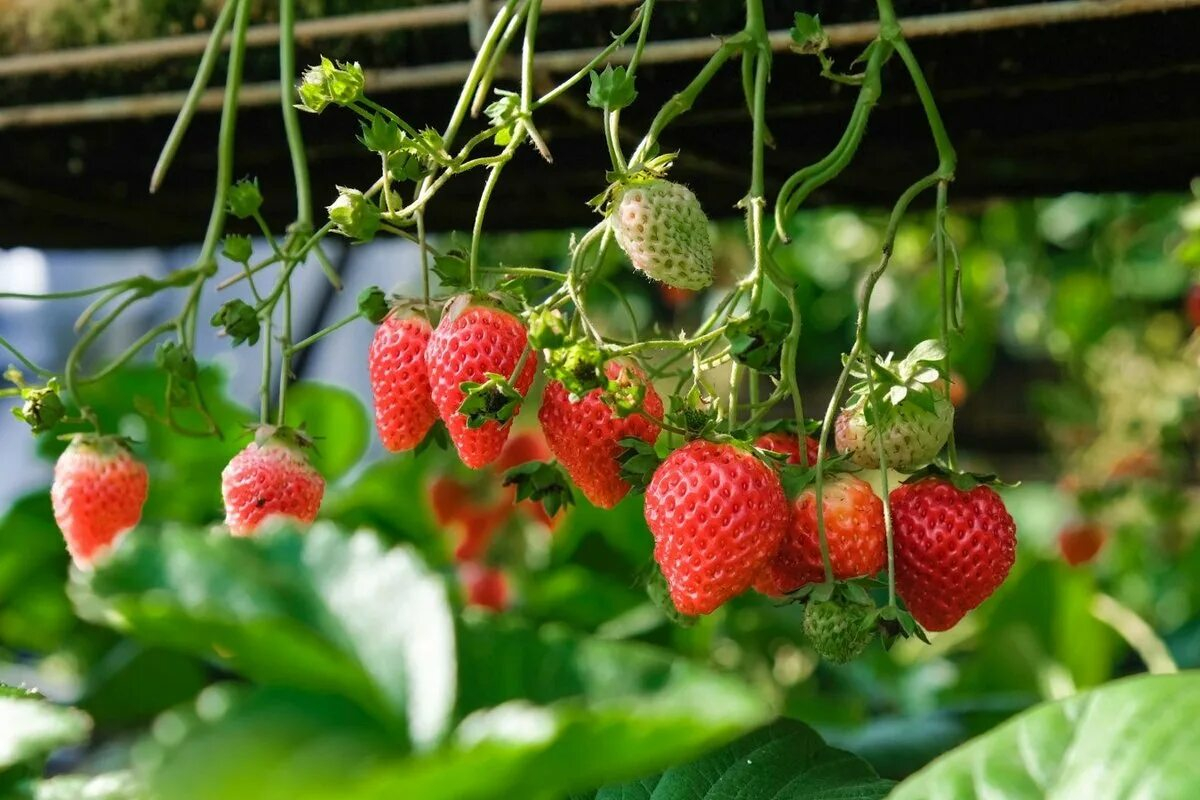
#> input picture Practica4/datos/images/0.png, 1200 x 800 px
$ python script.py
#> lines starting #> are read from the running program, lines starting #| are printed output that depends on the picture
#import matplotlib.pyplot as plt
#import matplotlib.image as mpimg
import cv2
import numpy as np

ruta="datos/images/"
nombre=ruta+"0.png"

# read an image
img = cv2.imread(nombre)
#> img is the input picture: shape (800, 1200, 3); mean B, G, R 47.1, 99.8, 87.7

red_channel = img[:,:,0]
#BGR
imagen_red = np.zeros(img.shape, dtype=np.uint8)
imagen_red[:,:,0]=img[:,:,0]
imagen_verde = np.zeros(img.shape, dtype=np.uint8)
imagen_verde[:,:,1]=img[:,:,1]
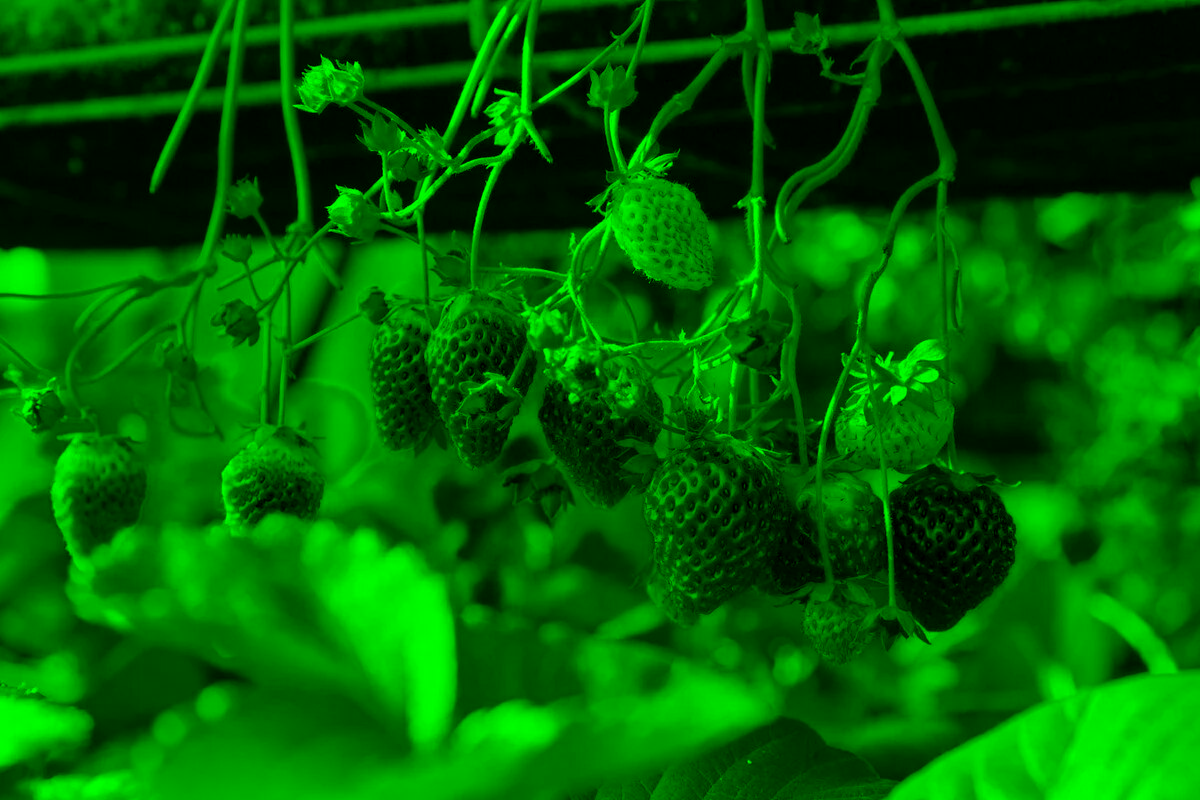
#> imagen_verde: shape (800, 1200, 3); mean B, G, R 0, 99.8, 0
imagen_azul = np.zeros(img.shape, dtype=np.uint8)
imagen_azul[:,:,2]=img[:,:,2]
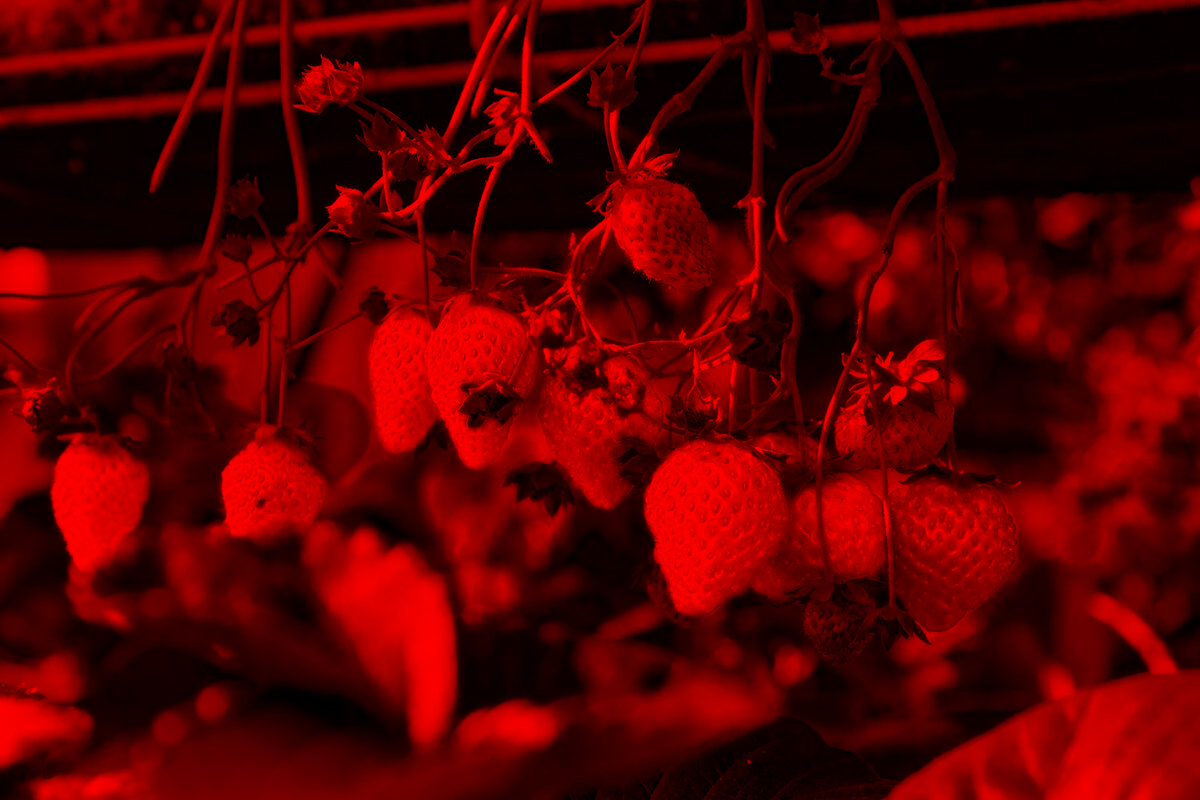
#> imagen_azul: shape (800, 1200, 3); mean B, G, R 0, 0, 87.7

cv2.imwrite('R-RGB.jpg',cv2.cvtColor(imagen_red,cv2.COLOR_RGB2BGR))
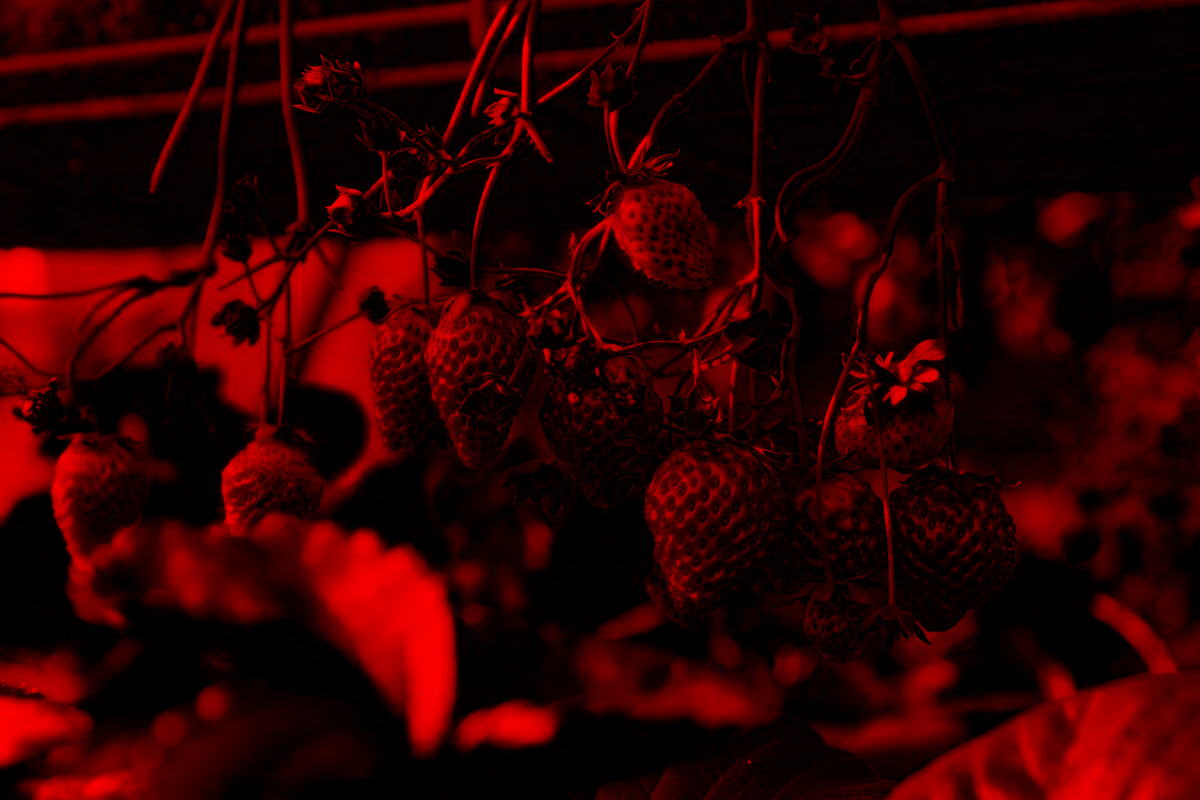
#> saved as R-RGB.jpg: shape (800, 1200, 3); mean B, G, R 0, 0, 47.1
cv2.imwrite('G-RGB.jpg',cv2.cvtColor(imagen_verde,cv2.COLOR_RGB2BGR))
cv2.imwrite('B-RGB.jpg',cv2.cvtColor(imagen_azul,cv2.COLOR_RGB2BGR))
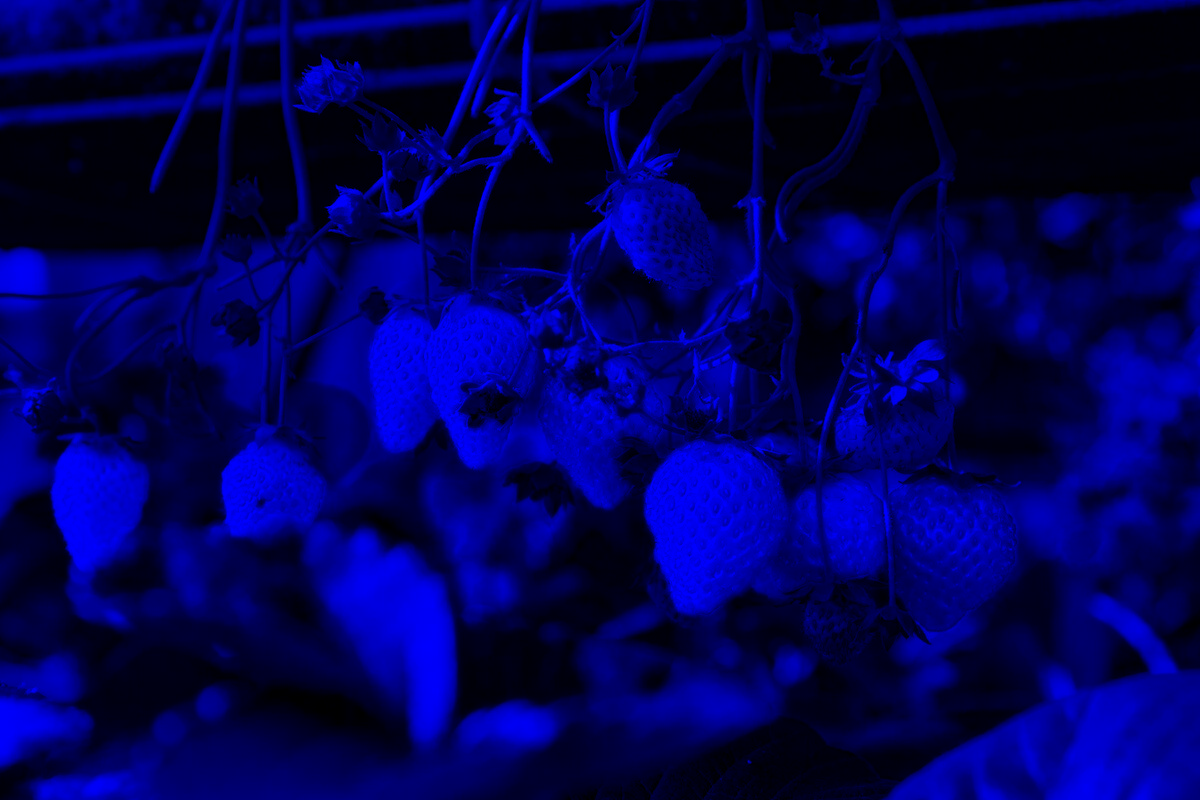
#> saved as B-RGB.jpg: shape (800, 1200, 3); mean B, G, R 87.7, 0, 0

#resize
new_image=cv2.resize(img,(500,500))
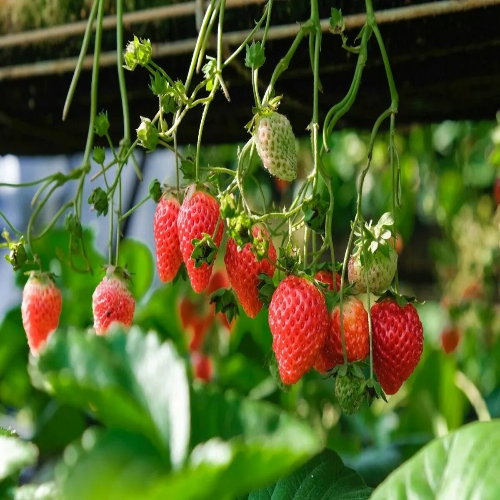
#> new_image: shape (500, 500, 3); mean B, G, R 47, 99.7, 87.6

#print(new_image)
cv2.imwrite('new_image.jpg',new_image)

#cv2.waitKey(0)

$ run again, with Practica4/datos/boxes/1.png copied over Practica4/datos/images/0.png
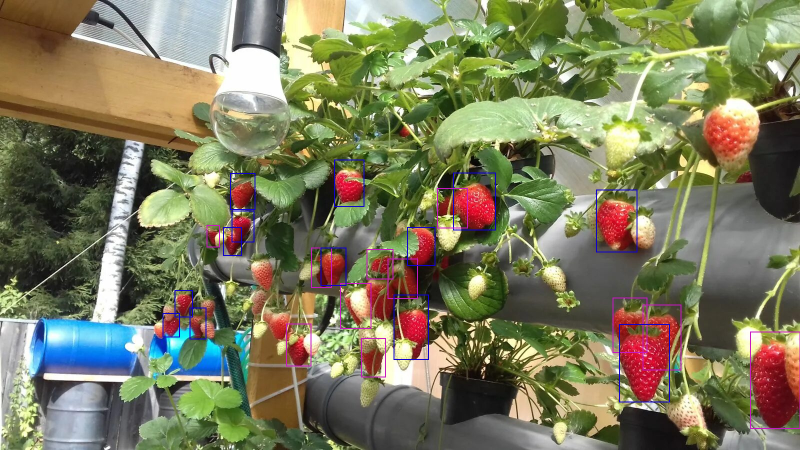
#> input picture Practica4/datos/boxes/1.png, 1600 x 900 px (shown at 1/2 size)
#> img is the input picture: shape (900, 1600, 3); mean B, G, R 93.1, 123.7, 124
#> `cv2.imwrite('B-RGB.jpg',cv2.cvtColor(imagen_azul,cv2.COLOR_RGB2BGR))`:
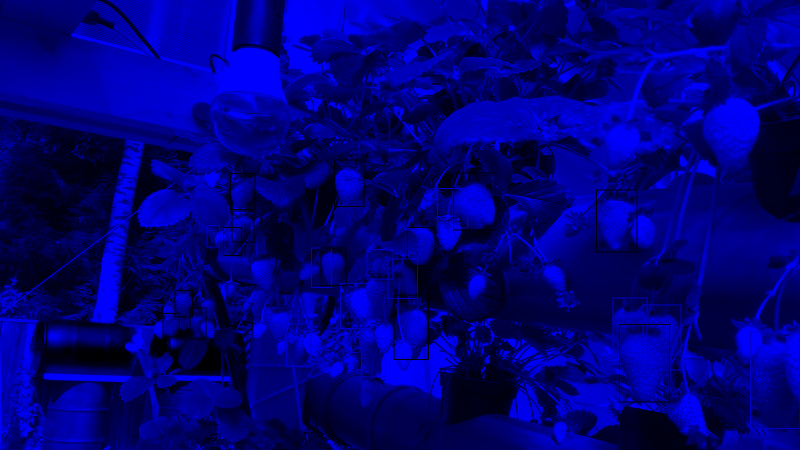
#> saved as B-RGB.jpg: shape (900, 1600, 3) (shown at 1/2 size); mean B, G, R 124, 0, 0
#> `new_image=cv2.resize(img,(500,500))`:
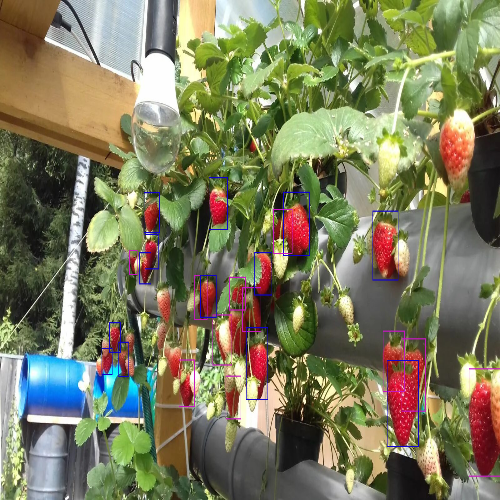
#> new_image: shape (500, 500, 3); mean B, G, R 93, 123.7, 123.9

$ run again, with Practica4/datos/boxes/10.png copied over Practica4/datos/images/0.png
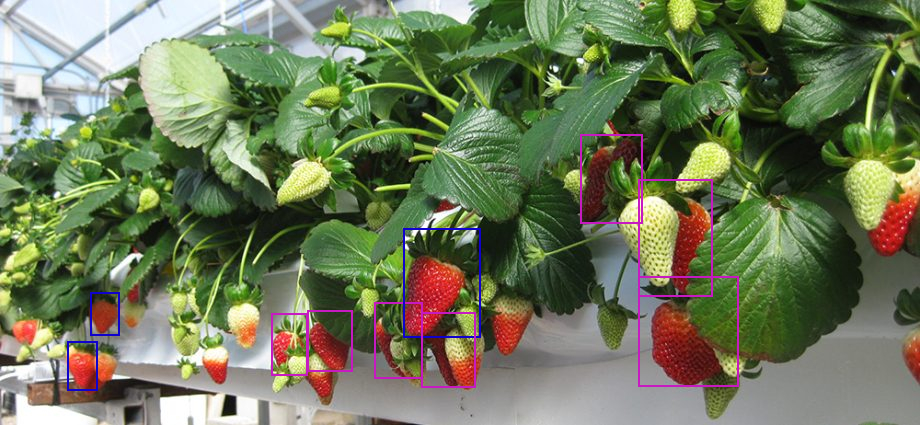
#> input picture Practica4/datos/boxes/10.png, 920 x 425 px
#> img is the input picture: shape (425, 920, 3); mean B, G, R 89, 120.5, 110.4
#> `cv2.imwrite('B-RGB.jpg',cv2.cvtColor(imagen_azul,cv2.COLOR_RGB2BGR))`:
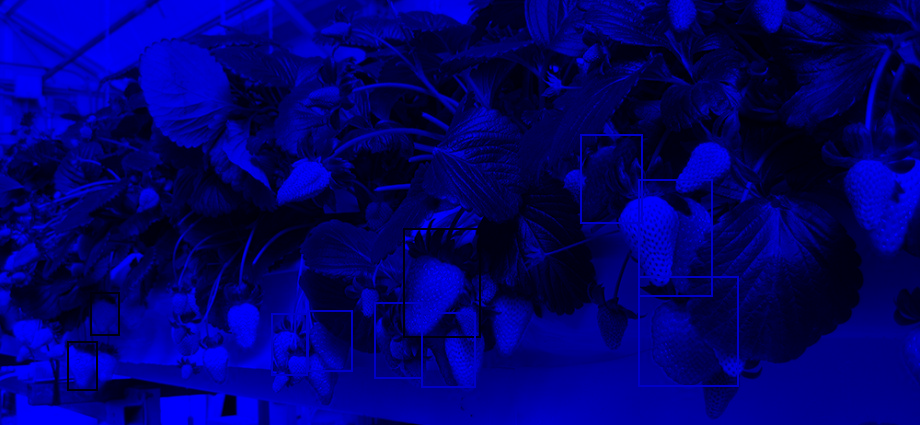
#> saved as B-RGB.jpg: shape (425, 920, 3); mean B, G, R 110.4, 0, 0
#> `new_image=cv2.resize(img,(500,500))`:
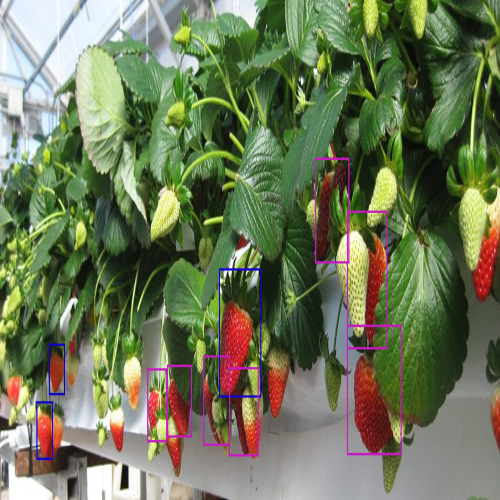
#> new_image: shape (500, 500, 3); mean B, G, R 88.9, 120.3, 110.3

$ run again, with Practica4/datos/boxes/11.png copied over Practica4/datos/images/0.png
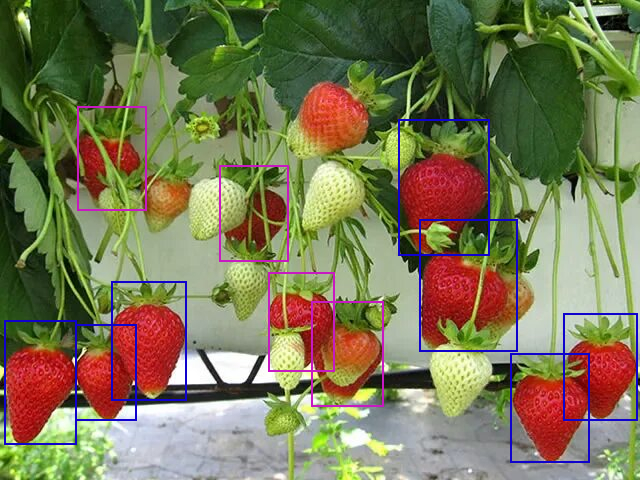
#> input picture Practica4/datos/boxes/11.png, 640 x 480 px
#> img is the input picture: shape (480, 640, 3); mean B, G, R 83.9, 119.3, 121.5
#> `cv2.imwrite('B-RGB.jpg',cv2.cvtColor(imagen_azul,cv2.COLOR_RGB2BGR))`:
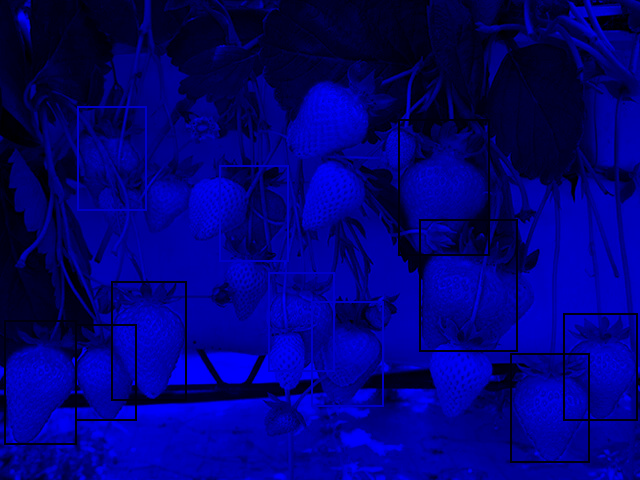
#> saved as B-RGB.jpg: shape (480, 640, 3); mean B, G, R 121.5, 0, 0
#> `new_image=cv2.resize(img,(500,500))`:
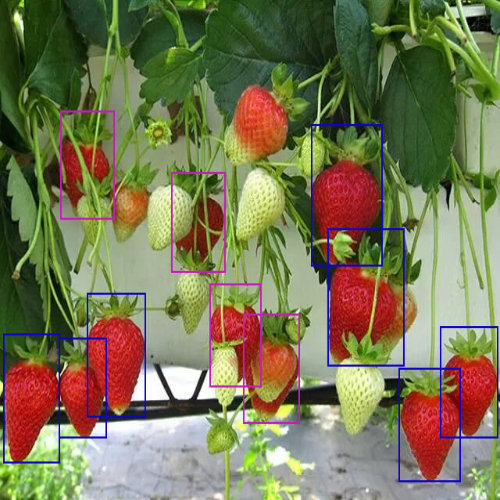
#> new_image: shape (500, 500, 3); mean B, G, R 83.8, 119.1, 121.4
